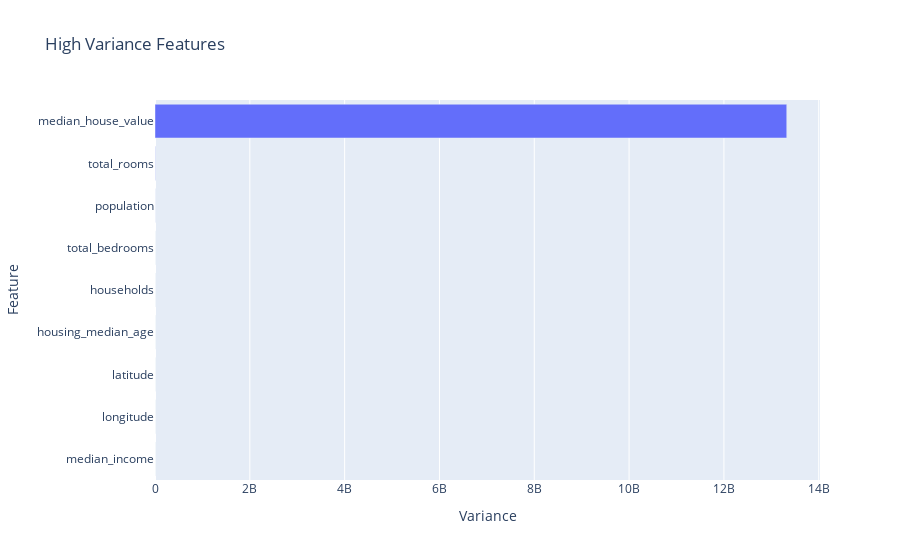

Source (notebook cell):
### Code cell
# Create horizontal bar chart of `top_ten_var`
fig = px.bar(
    x=top_ten_var,
    y=top_ten_var.index,
    title=" High Variance Features"
)

fig.update_layout(xaxis_title="Variance", yaxis_title="Feature")

fig.show()

### Figure 1 — Plotly figure (JSON) as saved in the notebook; plotly's stock layout.template omitted (floating-point values rounded to 4 significant figures)
{"data": [{"alignmentgroup": "True", "hovertemplate": "x=%{x}<br>y=%{y}<extra></extra>", "legendgroup": "", "marker": {"color": "#636efa", "pattern": {"shape": ""}}, "name": "", "offsetgroup": "", "orientation": "h", "showlegend": false, "textposition": "auto", "type": "bar", "x": [3.607, 4.014, 4.564, 158.6, 146200.0, 177600.0, 1284000.0, 4775000.0, 13330000000.0], "xaxis": "x", "y": ["median_income", "longitude", "latitude", "housing_median_age", "households", "total_bedrooms", "population", "total_rooms", "median_house_value"], "yaxis": "y"}], "layout": {"barmode": "relative", "legend": {"tracegroupgap": 0}, "title": {"text": " High Variance Features"}, "xaxis": {"anchor": "y", "domain": [0, 1], "title": {"text": "Variance"}}, "yaxis": {"anchor": "x", "domain": [0, 1], "title": {"text": "Feature"}}}}
